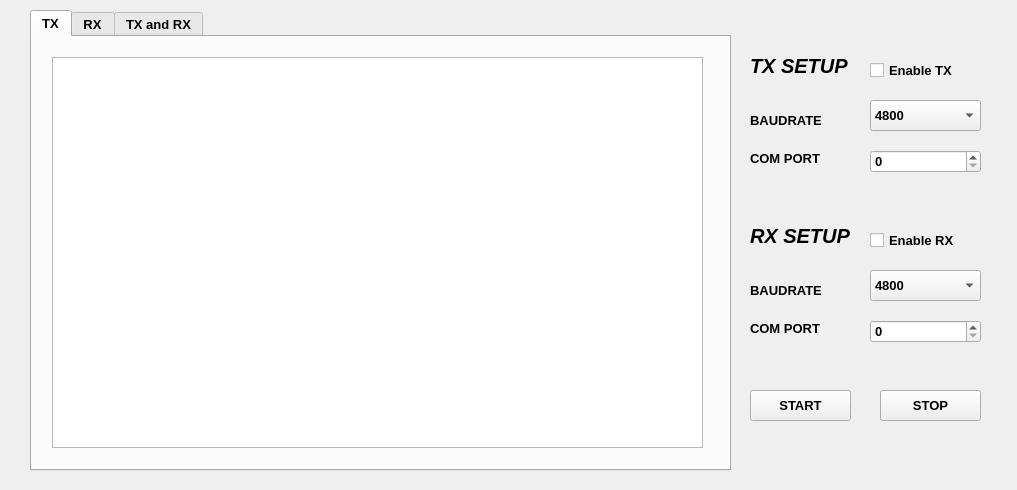
<?xml version="1.0" encoding="UTF-8"?>
<ui version="4.0">
 <class>MainWindow</class>
 <widget class="QMainWindow" name="MainWindow">
  <property name="geometry">
   <rect>
    <x>0</x>
    <y>0</y>
    <width>1017</width>
    <height>490</height>
   </rect>
  </property>
  <property name="windowTitle">
   <string>MainWindow</string>
  </property>
  <property name="autoFillBackground">
   <bool>false</bool>
  </property>
  <widget class="QWidget" name="centralwidget">
   <widget class="QTabWidget" name="tab_uart">
    <property name="geometry">
     <rect>
      <x>30</x>
      <y>10</y>
      <width>701</width>
      <height>461</height>
     </rect>
    </property>
    <property name="font">
     <font>
      <family>Segoe UI</family>
      <pointsize>10</pointsize>
      <bold>true</bold>
     </font>
    </property>
    <property name="currentIndex">
     <number>0</number>
    </property>
    <widget class="QWidget" name="tab_tx">
     <attribute name="title">
      <string>TX</string>
     </attribute>
     <widget class="QTextBrowser" name="display_tx">
      <property name="geometry">
       <rect>
        <x>20</x>
        <y>20</y>
        <width>651</width>
        <height>391</height>
       </rect>
      </property>
     </widget>
    </widget>
    <widget class="QWidget" name="tab_rx">
     <attribute name="title">
      <string>RX</string>
     </attribute>
     <widget class="QTextBrowser" name="display_rx">
      <property name="geometry">
       <rect>
        <x>20</x>
        <y>20</y>
        <width>651</width>
        <height>391</height>
       </rect>
      </property>
     </widget>
    </widget>
    <widget class="QWidget" name="tab_tx_and_rx">
     <attribute name="title">
      <string>TX and RX</string>
     </attribute>
     <widget class="QTextBrowser" name="display_tx_and_rx">
      <property name="geometry">
       <rect>
        <x>20</x>
        <y>20</y>
        <width>651</width>
        <height>391</height>
       </rect>
      </property>
     </widget>
    </widget>
   </widget>
   <widget class="QPushButton" name="btn_start">
    <property name="geometry">
     <rect>
      <x>750</x>
      <y>390</y>
      <width>101</width>
      <height>31</height>
     </rect>
    </property>
    <property name="font">
     <font>
      <pointsize>10</pointsize>
      <bold>true</bold>
     </font>
    </property>
    <property name="autoFillBackground">
     <bool>false</bool>
    </property>
    <property name="text">
     <string>START</string>
    </property>
   </widget>
   <widget class="QPushButton" name="btn_stop">
    <property name="geometry">
     <rect>
      <x>880</x>
      <y>390</y>
      <width>101</width>
      <height>31</height>
     </rect>
    </property>
    <property name="font">
     <font>
      <pointsize>10</pointsize>
      <bold>true</bold>
     </font>
    </property>
    <property name="text">
     <string>STOP</string>
    </property>
   </widget>
   <widget class="QComboBox" name="cmb_baudrate_tx">
    <property name="geometry">
     <rect>
      <x>870</x>
      <y>100</y>
      <width>111</width>
      <height>31</height>
     </rect>
    </property>
    <property name="font">
     <font>
      <pointsize>10</pointsize>
      <bold>true</bold>
     </font>
    </property>
    <item>
     <property name="text">
      <string>4800</string>
     </property>
    </item>
    <item>
     <property name="text">
      <string>9600</string>
     </property>
    </item>
    <item>
     <property name="text">
      <string>19200</string>
     </property>
    </item>
    <item>
     <property name="text">
      <string>38400</string>
     </property>
    </item>
    <item>
     <property name="text">
      <string>57600</string>
     </property>
    </item>
    <item>
     <property name="text">
      <string>115200</string>
     </property>
    </item>
    <item>
     <property name="text">
      <string>230400</string>
     </property>
    </item>
    <item>
     <property name="text">
      <string>460800</string>
     </property>
    </item>
    <item>
     <property name="text">
      <string>921600</string>
     </property>
    </item>
   </widget>
   <widget class="QComboBox" name="cmb_baudrate_rx">
    <property name="geometry">
     <rect>
      <x>870</x>
      <y>270</y>
      <width>111</width>
      <height>31</height>
     </rect>
    </property>
    <property name="font">
     <font>
      <pointsize>10</pointsize>
      <bold>true</bold>
     </font>
    </property>
    <item>
     <property name="text">
      <string>4800</string>
     </property>
    </item>
    <item>
     <property name="text">
      <string>9600</string>
     </property>
    </item>
    <item>
     <property name="text">
      <string>19200</string>
     </property>
    </item>
    <item>
     <property name="text">
      <string>38400</string>
     </property>
    </item>
    <item>
     <property name="text">
      <string>57600</string>
     </property>
    </item>
    <item>
     <property name="text">
      <string>115200</string>
     </property>
    </item>
    <item>
     <property name="text">
      <string>230400</string>
     </property>
    </item>
    <item>
     <property name="text">
      <string>460800</string>
     </property>
    </item>
    <item>
     <property name="text">
      <string>921600</string>
     </property>
    </item>
   </widget>
   <widget class="QLabel" name="lb_com_port_tx">
    <property name="geometry">
     <rect>
      <x>750</x>
      <y>150</y>
      <width>71</width>
      <height>16</height>
     </rect>
    </property>
    <property name="font">
     <font>
      <pointsize>10</pointsize>
      <bold>true</bold>
     </font>
    </property>
    <property name="text">
     <string>COM PORT</string>
    </property>
   </widget>
   <widget class="QLabel" name="lb_com_port_rx">
    <property name="geometry">
     <rect>
      <x>750</x>
      <y>320</y>
      <width>71</width>
      <height>16</height>
     </rect>
    </property>
    <property name="font">
     <font>
      <pointsize>10</pointsize>
      <bold>true</bold>
     </font>
    </property>
    <property name="text">
     <string>COM PORT</string>
    </property>
   </widget>
   <widget class="QLabel" name="lb_baudrate_tx">
    <property name="geometry">
     <rect>
      <x>750</x>
      <y>110</y>
      <width>71</width>
      <height>20</height>
     </rect>
    </property>
    <property name="font">
     <font>
      <pointsize>10</pointsize>
      <bold>true</bold>
     </font>
    </property>
    <property name="text">
     <string>BAUDRATE</string>
    </property>
   </widget>
   <widget class="QLabel" name="lb_baudrate_tx_2">
    <property name="geometry">
     <rect>
      <x>750</x>
      <y>280</y>
      <width>71</width>
      <height>20</height>
     </rect>
    </property>
    <property name="font">
     <font>
      <pointsize>10</pointsize>
      <bold>true</bold>
     </font>
    </property>
    <property name="text">
     <string>BAUDRATE</string>
    </property>
   </widget>
   <widget class="QLabel" name="lb_baudrate_tx_3">
    <property name="geometry">
     <rect>
      <x>750</x>
      <y>220</y>
      <width>101</width>
      <height>31</height>
     </rect>
    </property>
    <property name="font">
     <font>
      <pointsize>15</pointsize>
      <italic>true</italic>
      <bold>true</bold>
     </font>
    </property>
    <property name="text">
     <string>RX SETUP</string>
    </property>
   </widget>
   <widget class="QLabel" name="lb_setup_tx">
    <property name="geometry">
     <rect>
      <x>750</x>
      <y>50</y>
      <width>101</width>
      <height>31</height>
     </rect>
    </property>
    <property name="font">
     <font>
      <pointsize>15</pointsize>
      <italic>true</italic>
      <bold>true</bold>
     </font>
    </property>
    <property name="text">
     <string>TX SETUP</string>
    </property>
   </widget>
   <widget class="QSpinBox" name="sb_com_port_rx">
    <property name="geometry">
     <rect>
      <x>870</x>
      <y>320</y>
      <width>111</width>
      <height>23</height>
     </rect>
    </property>
    <property name="font">
     <font>
      <pointsize>10</pointsize>
      <bold>true</bold>
     </font>
    </property>
   </widget>
   <widget class="QSpinBox" name="sb_com_port_tx">
    <property name="geometry">
     <rect>
      <x>870</x>
      <y>150</y>
      <width>111</width>
      <height>23</height>
     </rect>
    </property>
    <property name="font">
     <font>
      <pointsize>10</pointsize>
      <bold>true</bold>
     </font>
    </property>
   </widget>
   <widget class="QCheckBox" name="chk_use_rx">
    <property name="geometry">
     <rect>
      <x>870</x>
      <y>230</y>
      <width>101</width>
      <height>20</height>
     </rect>
    </property>
    <property name="font">
     <font>
      <pointsize>10</pointsize>
      <bold>true</bold>
     </font>
    </property>
    <property name="text">
     <string>Enable RX</string>
    </property>
   </widget>
   <widget class="QCheckBox" name="chk_use_tx">
    <property name="geometry">
     <rect>
      <x>870</x>
      <y>60</y>
      <width>101</width>
      <height>20</height>
     </rect>
    </property>
    <property name="font">
     <font>
      <pointsize>10</pointsize>
      <bold>true</bold>
     </font>
    </property>
    <property name="text">
     <string>Enable TX</string>
    </property>
   </widget>
  </widget>
 </widget>
 <resources/>
 <connections/>
</ui>
